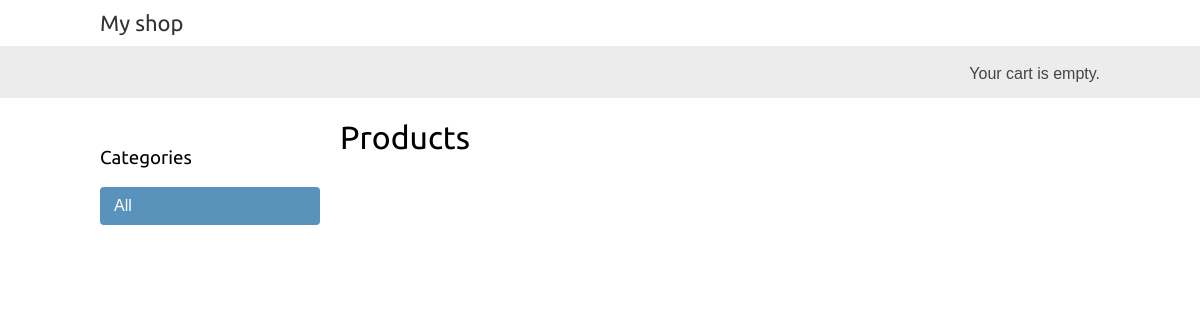
Before: / with the older database file.
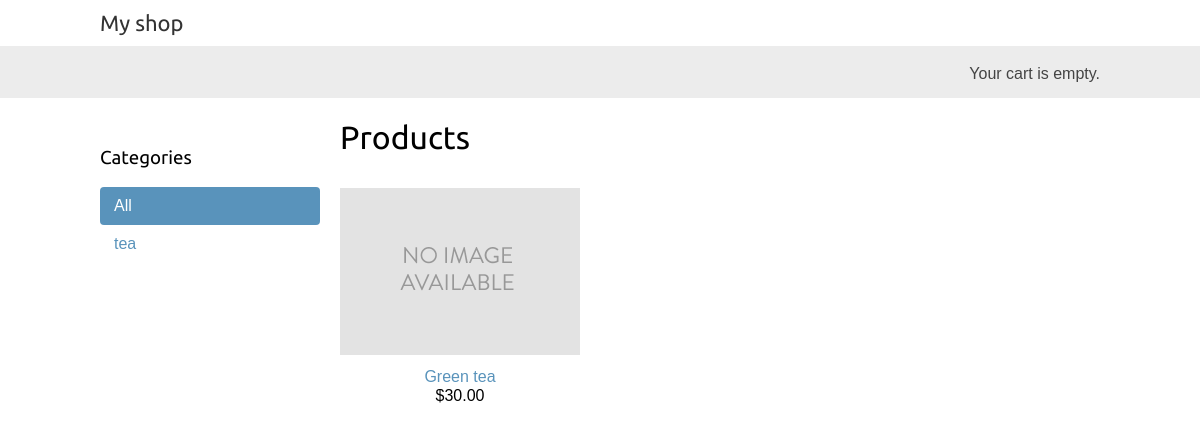
After: the same page with the newer database file.
### shop/models.py (models this page shows, shortened)
class Category(models.Model):
    name = models.CharField(max_length=200,
                            db_index=True)
    slug = models.SlugField(max_length=200,
                            unique=True)
    class Meta:
        ordering = ('name',)
        verbose_name = 'category'
        verbose_name_plural = 'categories'
    def get_absolute_url(self):
        return reverse('shop:product_list_by_category',
                       args=[self.slug])

class Product(models.Model):
    category = models.ForeignKey(Category,
                                 related_name='products',
                                 on_delete=models.CASCADE)
    name = models.CharField(max_length=200, db_index=True)
    slug = models.SlugField(max_length=200, db_index=True)
    image = models.ImageField(upload_to='products/%Y/%m/%d',
                              blank=True)
    description = models.TextField(blank=True)
    price = models.DecimalField(max_digits=10, decimal_places=2)
    available = models.BooleanField(default=True)
    created = models.DateTimeField(auto_now_add=True)
    updated = models.DateTimeField(auto_now=True)
    class Meta:
        ordering = ('name',)
        index_together = (('id', 'slug'),)
    def get_absolute_url(self):
        return reverse('shop:product_detail',
                       args=[self.id, self.slug])

### shop/views.py (the view)
# urls.py: path('', views.product_list, name='product_list'),
def product_list(request, category_slug=None):
    category = None
    categories = Category.objects.all()
    products = Product.objects.filter(available=True)
    if category_slug:
        category = get_object_or_404(Category, slug=category_slug)
        products = products.filter(category=category)
    return render(request,
                  'shop/product/list.html',
                  {'category': category,
                   'categories': categories,
                   'products': products})

### shop/templates/shop/product/list.html (shortened to what this page needs)
{% extends "shop/base.html" %}
{% load static %}
{% block content %}
  <div id="sidebar">
    <h3>Categories</h3>
    <ul>
      <li {% if not category %} class="selected" {% endif %}>
        <a href="{% url 'shop:product_list' %}">All</a>
      </li>
      {% for c in categories %}
        <li {% if category.slug == c.slug %} class="selected" {% endif %}>
          <a href="{{ c.get_absolute_url }}">{{ c.name }}</a>
        </li>
      {% endfor %}
    </ul>
  </div>
  <div id="main" class="product-list">
    <h1>{% if category %}{{ category.name }}{% else %}Products
    {% endif %}</h1>
    {% for product in products %}
      <div class="item">
        <a href="{{ product.get_absolute_url }}">
          <img src="{% if product.image %}{{ product.image.url }}{% else %}{% static 'img/no_image.png' %}{% endif %}">
        </a>
        <a href="{{ product.get_absolute_url }}">{{ product.name }}</a>
        <br>
        ${{ product.price }}
      </div>
    {% endfor %}
  </div>
{% endblock %}

### shop/templates/shop/base.html (shortened to what this page needs)
{% load static %}
<!DOCTYPE html>
<html>
  <head>
    <link href="{% static 'css/base.css' %}" rel="stylesheet">
  </head>
  <body>
    <div id="header">
      <a href="/" class="logo">My shop</a>
    </div>
    <div id="subheader">
      <div class="cart">
        Your cart is empty.
      </div>
    </div>
    <div id="content">
      {% block content %}
      {% endblock %}
    </div>
  </body>
</html>

### shop/static/css/base.css (style rules this page uses)
body { margin:0; padding:0; font-family:helvetica, sans-serif; }
h1, h2, h3, h4, h5 , h6 { font-family: 'Ubuntu', sans-serif; font-weight:normal; }
a { text-decoration:none; color:#5993bb; }
#header { padding:10px 100px; font-size:18px; overflow:auto; }
#subheader { background:#ececec; color:#444; padding:15px 100px; overflow:auto; }
#header .logo { font-family: 'Ubuntu', sans-serif; float:left; color:#333; font-size:22px; margin-right:10%; }
#subheader .cart { float:right; padding-top:4px; }
#content { padding:0 100px; overflow:hidden; }
#sidebar { width:220px; padding:30px 20px 0 0; float:left; }
#sidebar ul { margin:0; padding:0; }
#sidebar ul li { margin:0; list-style:none; padding:10px 14px; }
#sidebar ul li a { display:block; }
#sidebar ul li.selected { background:#5993bb; border-radius:4px; }
#sidebar ul li.selected a { color:#fff; }
#main { float:left; width: 96%; margin-right:-220px; overflow:hidden; }
.product-list .item { width:25%; padding:10px 20px 10px 0; float:left; text-align:center; line-height:1.2; }
.product-list .item img { width:100%; margin-bottom:8px; }

Changed rows visible on the page:
added Category: name "tea"
added Product: name "Green tea", price "30.00"
